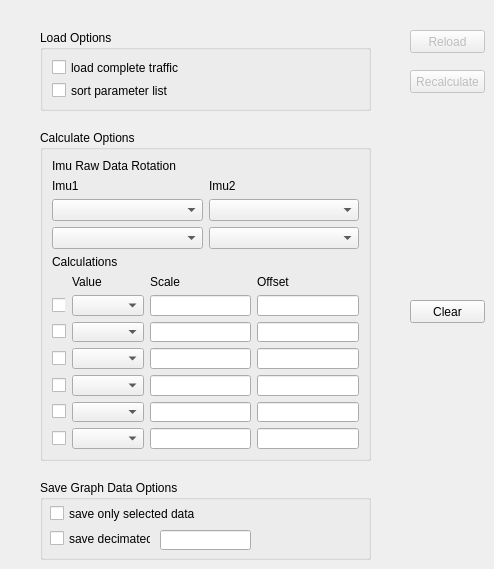
      <widget class="QWidget" name="wOptions">
       <property name="autoFillBackground">
        <bool>true</bool>
       </property>
       <attribute name="title">
        <string>Options</string>
       </attribute>
       <widget class="QPushButton" name="bReload">
        <property name="enabled">
         <bool>false</bool>
        </property>
        <property name="geometry">
         <rect>
          <x>410</x>
          <y>30</y>
          <width>75</width>
          <height>23</height>
         </rect>
        </property>
        <property name="toolTip">
         <string>Reload file using the latest load options</string>
        </property>
        <property name="text">
         <string>Reload</string>
        </property>
       </widget>
       <widget class="QPushButton" name="bRecalculate">
        <property name="enabled">
         <bool>false</bool>
        </property>
        <property name="geometry">
         <rect>
          <x>410</x>
          <y>70</y>
          <width>75</width>
          <height>23</height>
         </rect>
        </property>
        <property name="text">
         <string>Recalculate</string>
        </property>
       </widget>
       <widget class="QGroupBox" name="wLoadOptionsGroupBox">
        <property name="geometry">
         <rect>
          <x>40</x>
          <y>30</y>
          <width>331</width>
          <height>81</height>
         </rect>
        </property>
        <property name="title">
         <string>Load Options</string>
        </property>
        <layout class="QVBoxLayout" name="verticalLayout_514">
         <item>
          <widget class="QCheckBox" name="bLoadTraffic">
           <property name="toolTip">
            <string>Enables loading the complete traffic in the traffic tab</string>
           </property>
           <property name="text">
            <string>load complete traffic</string>
           </property>
          </widget>
         </item>
         <item>
          <widget class="QCheckBox" name="bSortParameterList">
           <property name="toolTip">
            <string>Enables sorted parameter list in the info tab</string>
           </property>
           <property name="text">
            <string>sort parameter list</string>
           </property>
          </widget>
         </item>
        </layout>
       </widget>
       <widget class="QPushButton" name="bClearCalculations">
        <property name="geometry">
         <rect>
          <x>410</x>
          <y>300</y>
          <width>75</width>
          <height>23</height>
         </rect>
        </property>
        <property name="toolTip">
         <string>Clear calculations settings</string>
        </property>
        <property name="text">
         <string>Clear</string>
        </property>
       </widget>
       <widget class="QGroupBox" name="wCalculateOptionsGroupBox">
        <property name="geometry">
         <rect>
          <x>40</x>
          <y>130</y>
          <width>331</width>
          <height>331</height>
         </rect>
        </property>
        <property name="title">
         <string>Calculate Options</string>
        </property>
        <layout class="QVBoxLayout" name="verticalLayout_515">
         <item>
          <widget class="QLabel" name="label">
           <property name="sizePolicy">
            <sizepolicy hsizetype="Preferred" vsizetype="Fixed">
             <horstretch>0</horstretch>
             <verstretch>0</verstretch>
            </sizepolicy>
           </property>
           <property name="text">
            <string>Imu Raw Data Rotation</string>
           </property>
           <property name="alignment">
            <set>Qt::AlignBottom|Qt::AlignLeading|Qt::AlignLeft</set>
           </property>
          </widget>
         </item>
         <item>
          <layout class="QGridLayout" name="gridLayout_2">
           <item row="1" column="1">
            <widget class="QComboBox" name="wImu2OrientationFlag">
             <property name="toolTip">
              <string>Imu2 Raw Data Rotation Mode
Determines if and how the imu2 acc and gyro raw data is rotated</string>
             </property>
            </widget>
           </item>
           <item row="0" column="1">
            <widget class="QLabel" name="wImu2OrientationLabel">
             <property name="sizePolicy">
              <sizepolicy hsizetype="Preferred" vsizetype="Fixed">
               <horstretch>0</horstretch>
               <verstretch>0</verstretch>
              </sizepolicy>
             </property>
             <property name="text">
              <string>Imu2</string>
             </property>
             <property name="alignment">
              <set>Qt::AlignBottom|Qt::AlignLeading|Qt::AlignLeft</set>
             </property>
            </widget>
           </item>
           <item row="0" column="0">
            <widget class="QLabel" name="wImu1OrientationLabel">
             <property name="sizePolicy">
              <sizepolicy hsizetype="Preferred" vsizetype="Fixed">
               <horstretch>0</horstretch>
               <verstretch>0</verstretch>
              </sizepolicy>
             </property>
             <property name="text">
              <string>Imu1</string>
             </property>
             <property name="alignment">
              <set>Qt::AlignBottom|Qt::AlignLeading|Qt::AlignLeft</set>
             </property>
            </widget>
           </item>
           <item row="1" column="0">
            <widget class="QComboBox" name="wImu1OrientationFlag">
             <property name="toolTip">
              <string>Imu1 Raw Data Rotation Mode
Determines if and how the imu1 acc and gyro raw data is rotated</string>
             </property>
            </widget>
           </item>
           <item row="2" column="0">
            <widget class="QComboBox" name="wImu1Orientation">
             <property name="toolTip">
              <string>Imu1 Raw Data Rotation
Determines the rotation applied to the imu1 acc and gyro raw data</string>
             </property>
            </widget>
           </item>
           <item row="2" column="1">
            <widget class="QComboBox" name="wImu2Orientation">
             <property name="toolTip">
              <string>Imu2 Raw Data Rotation
Determines the rotation applied to the imu2 acc and gyro raw data</string>
             </property>
            </widget>
           </item>
          </layout>
         </item>
         <item>
          <widget class="QLabel" name="label_2">
           <property name="text">
            <string>Calculations</string>
           </property>
           <property name="alignment">
            <set>Qt::AlignBottom|Qt::AlignLeading|Qt::AlignLeft</set>
           </property>
          </widget>
         </item>
         <item>
          <layout class="QGridLayout" name="gridLayout_3">
           <item row="5" column="1">
            <widget class="QComboBox" name="wCalc5Value">
             <property name="toolTip">
              <string>Select the value to which this calculation applies</string>
             </property>
            </widget>
           </item>
           <item row="2" column="2">
            <widget class="QLineEdit" name="wCalc2Scale">
             <property name="sizePolicy">
              <sizepolicy hsizetype="Ignored" vsizetype="Fixed">
               <horstretch>0</horstretch>
               <verstretch>0</verstretch>
              </sizepolicy>
             </property>
             <property name="toolTip">
              <string>Multiplier for this calculation</string>
             </property>
            </widget>
           </item>
           <item row="5" column="0">
            <widget class="QCheckBox" name="wCalc5Check">
             <property name="toolTip">
              <string>Enables this calculation</string>
             </property>
             <property name="text">
              <string/>
             </property>
            </widget>
           </item>
           <item row="4" column="0">
            <widget class="QCheckBox" name="wCalc4Check">
             <property name="toolTip">
              <string>Enables this calculation</string>
             </property>
             <property name="text">
              <string/>
             </property>
            </widget>
           </item>
           <item row="2" column="0">
            <widget class="QCheckBox" name="wCalc2Check">
             <property name="toolTip">
              <string>Enables this calculation</string>
             </property>
             <property name="text">
              <string/>
             </property>
            </widget>
           </item>
           <item row="5" column="2">
            <widget class="QLineEdit" name="wCalc5Scale">
             <property name="sizePolicy">
              <sizepolicy hsizetype="Ignored" vsizetype="Fixed">
               <horstretch>0</horstretch>
               <verstretch>0</verstretch>
              </sizepolicy>
             </property>
             <property name="toolTip">
              <string>Multiplier for this calculation</string>
             </property>
            </widget>
           </item>
           <item row="0" column="2">
            <widget class="QLabel" name="label_4">
             <property name="text">
              <string>Scale</string>
             </property>
            </widget>
           </item>
           <item row="4" column="3">
            <widget class="QLineEdit" name="wCalc4Offset">
             <property name="sizePolicy">
              <sizepolicy hsizetype="Ignored" vsizetype="Fixed">
               <horstretch>0</horstretch>
               <verstretch>0</verstretch>
              </sizepolicy>
             </property>
             <property name="toolTip">
              <string>Shift for this calculation</string>
             </property>
            </widget>
           </item>
           <item row="1" column="0">
            <widget class="QCheckBox" name="wCalc1Check">
             <property name="maximumSize">
              <size>
               <width>13</width>
               <height>16777215</height>
              </size>
             </property>
             <property name="toolTip">
              <string>Enables this calculation</string>
             </property>
             <property name="text">
              <string/>
             </property>
            </widget>
           </item>
           <item row="0" column="1">
            <widget class="QLabel" name="label_3">
             <property name="text">
              <string>Value</string>
             </property>
            </widget>
           </item>
           <item row="3" column="0">
            <widget class="QCheckBox" name="wCalc3Check">
             <property name="toolTip">
              <string>Enables this calculation</string>
             </property>
             <property name="text">
              <string/>
             </property>
            </widget>
           </item>
           <item row="0" column="3">
            <widget class="QLabel" name="label_5">
             <property name="text">
              <string>Offset</string>
             </property>
            </widget>
           </item>
           <item row="3" column="2">
            <widget class="QLineEdit" name="wCalc3Scale">
             <property name="sizePolicy">
              <sizepolicy hsizetype="Ignored" vsizetype="Fixed">
               <horstretch>0</horstretch>
               <verstretch>0</verstretch>
              </sizepolicy>
             </property>
             <property name="toolTip">
              <string>Multiplier for this calculation</string>
             </property>
            </widget>
           </item>
           <item row="3" column="3">
            <widget class="QLineEdit" name="wCalc3Offset">
             <property name="sizePolicy">
              <sizepolicy hsizetype="Ignored" vsizetype="Fixed">
               <horstretch>0</horstretch>
               <verstretch>0</verstretch>
              </sizepolicy>
             </property>
             <property name="toolTip">
              <string>Shift for this calculation</string>
             </property>
            </widget>
           </item>
           <item row="2" column="1">
            <widget class="QComboBox" name="wCalc2Value">
             <property name="toolTip">
              <string>Select the value to which this calculation applies</string>
             </property>
            </widget>
           </item>
           <item row="4" column="2">
            <widget class="QLineEdit" name="wCalc4Scale">
             <property name="sizePolicy">
              <sizepolicy hsizetype="Ignored" vsizetype="Fixed">
               <horstretch>0</horstretch>
               <verstretch>0</verstretch>
              </sizepolicy>
             </property>
             <property name="toolTip">
              <string>Multiplier for this calculation</string>
             </property>
            </widget>
           </item>
           <item row="1" column="3">
            <widget class="QLineEdit" name="wCalc1Offset">
             <property name="sizePolicy">
              <sizepolicy hsizetype="Ignored" vsizetype="Fixed">
               <horstretch>0</horstretch>
               <verstretch>0</verstretch>
              </sizepolicy>
             </property>
             <property name="toolTip">
              <string>Shift for this calculation</string>
             </property>
            </widget>
           </item>
           <item row="4" column="1">
            <widget class="QComboBox" name="wCalc4Value">
             <property name="toolTip">
              <string>Select the value to which this calculation applies</string>
             </property>
            </widget>
           </item>
           <item row="5" column="3">
            <widget class="QLineEdit" name="wCalc5Offset">
             <property name="sizePolicy">
              <sizepolicy hsizetype="Ignored" vsizetype="Fixed">
               <horstretch>0</horstretch>
               <verstretch>0</verstretch>
              </sizepolicy>
             </property>
             <property name="toolTip">
              <string>Shift for this calculation</string>
             </property>
            </widget>
           </item>
           <item row="1" column="1">
            <widget class="QComboBox" name="wCalc1Value">
             <property name="toolTip">
              <string>Select the value to which this calculation applies</string>
             </property>
            </widget>
           </item>
           <item row="1" column="2">
            <widget class="QLineEdit" name="wCalc1Scale">
             <property name="sizePolicy">
              <sizepolicy hsizetype="Ignored" vsizetype="Fixed">
               <horstretch>0</horstretch>
               <verstretch>0</verstretch>
              </sizepolicy>
             </property>
             <property name="toolTip">
              <string>Multiplier for this calculation</string>
             </property>
            </widget>
           </item>
           <item row="3" column="1">
            <widget class="QComboBox" name="wCalc3Value">
             <property name="toolTip">
              <string>Select the value to which this calculation applies</string>
             </property>
            </widget>
           </item>
           <item row="2" column="3">
            <widget class="QLineEdit" name="wCalc2Offset">
             <property name="sizePolicy">
              <sizepolicy hsizetype="Ignored" vsizetype="Fixed">
               <horstretch>0</horstretch>
               <verstretch>0</verstretch>
              </sizepolicy>
             </property>
             <property name="toolTip">
              <string>Shift for this calculation</string>
             </property>
            </widget>
           </item>
           <item row="6" column="1">
            <widget class="QComboBox" name="wCalc6Value">
             <property name="toolTip">
              <string>Select the value to which this calculation applies</string>
             </property>
            </widget>
           </item>
           <item row="6" column="2">
            <widget class="QLineEdit" name="wCalc6Scale">
             <property name="toolTip">
              <string>Multiplier for this calculation</string>
             </property>
            </widget>
           </item>
           <item row="6" column="3">
            <widget class="QLineEdit" name="wCalc6Offset">
             <property name="toolTip">
              <string>Shift for this calculation</string>
             </property>
            </widget>
           </item>
           <item row="6" column="0">
            <widget class="QCheckBox" name="wCalc6Check">
             <property name="toolTip">
              <string>Enables this calculation</string>
             </property>
             <property name="text">
              <string/>
             </property>
            </widget>
           </item>
          </layout>
         </item>
        </layout>
       </widget>
       <widget class="QGroupBox" name="wSaveGraphDataOptionsGroupBox">
        <property name="geometry">
         <rect>
          <x>40</x>
          <y>480</y>
          <width>331</width>
          <height>80</height>
         </rect>
        </property>
        <property name="title">
         <string>Save Graph Data Options</string>
        </property>
        <widget class="QCheckBox" name="bSaveOnlySelected">
         <property name="geometry">
          <rect>
           <x>10</x>
           <y>25</y>
           <width>311</width>
           <height>17</height>
          </rect>
         </property>
         <property name="text">
          <string>save only selected data</string>
         </property>
        </widget>
        <widget class="QCheckBox" name="bSaveDecimated">
         <property name="geometry">
          <rect>
           <x>10</x>
           <y>50</y>
           <width>101</width>
           <height>17</height>
          </rect>
         </property>
         <property name="text">
          <string>save decimated</string>
         </property>
        </widget>
        <widget class="QLineEdit" name="bSaveDecimatedDecimation">
         <property name="geometry">
          <rect>
           <x>120</x>
           <y>50</y>
           <width>91</width>
           <height>20</height>
          </rect>
         </property>
        </widget>
       </widget>
      </widget>
